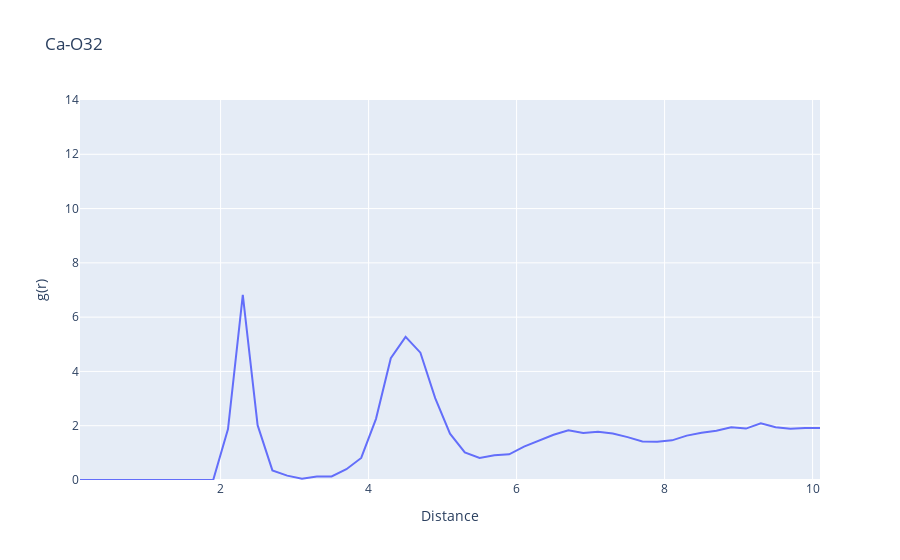

The notebook cell this image was saved under:
### Code cell
data = pd.read_table("RDF_CA_O32_Unprot_POPC.dat", names=["Distance","g(r)"], sep = " ", index_col=False)
fig = px.line(data, x = "Distance", y= "g(r)", title = "Ca-O32")
fig.update_layout(yaxis_range=[0,14])
fig.show()

### Figure 1 — Plotly figure (JSON) as saved in the notebook; plotly's stock layout.template omitted (floating-point values rounded to 4 significant figures)
{"data": [{"hovertemplate": "Distance=%{x}<br>g(r)=%{y}<extra></extra>", "legendgroup": "", "line": {"color": "#636efa", "dash": "solid"}, "marker": {"symbol": "circle"}, "mode": "lines", "name": "", "orientation": "v", "showlegend": false, "type": "scatter", "x": [0.1, 0.3, 0.5, 0.7, 0.9, 1.1, 1.3, 1.5, 1.7, 1.9, 2.1, 2.3, 2.5, 2.7, 2.9, 3.1, 3.3, 3.5, 3.7, 3.9, 4.1, 4.3, 4.5, 4.7, 4.9, 5.1, 5.3, 5.5, 5.7, 5.9, 6.1, 6.3, 6.5, 6.7, 6.9, 7.1, 7.3, 7.5, 7.7, 7.9, 8.1, 8.3, 8.5, 8.7, 8.9, 9.1, 9.3, 9.5, 9.7, 9.9, 10.1], "xaxis": "x", "y": [0, 0, 0, 0, 0, 0, 0, 0, 0, 0, 1.877, 6.824, 2.02, 0.3536, 0.1615, 0.04241, 0.1247, 0.133, 0.3969, 0.8123, 2.254, 4.487, 5.271, 4.69, 3.014, 1.707, 1.015, 0.8125, 0.9112, 0.9441, 1.23, 1.461, 1.665, 1.83, 1.731, 1.778, 1.713, 1.579, 1.418, 1.41, 1.461, 1.634, 1.741, 1.814, 1.939, 1.894, 2.093, 1.944, 1.885, 1.919, 1.918], "yaxis": "y"}], "layout": {"legend": {"tracegroupgap": 0}, "title": {"text": "Ca-O32"}, "xaxis": {"anchor": "y", "domain": [0, 1], "title": {"text": "Distance"}}, "yaxis": {"anchor": "x", "domain": [0, 1], "range": [0, 14], "title": {"text": "g(r)"}}}}
